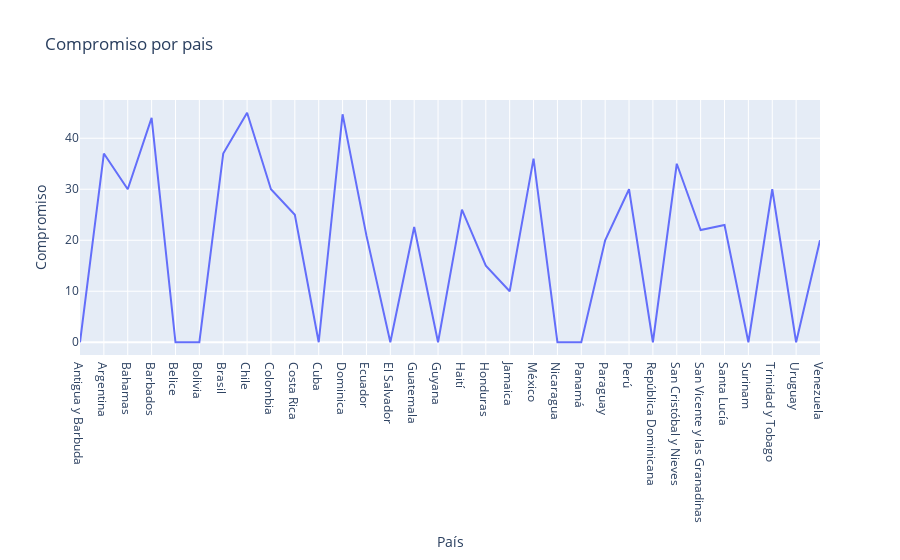

The notebook cell saved with this chart:
### Code cell
tabla_g = df
tabla_g.reset_index(inplace=True)
fig = px.line(tabla_g, 'País', 'Compromiso', title='Compromiso por pais')
fig.show()

### Figure 1 — Plotly figure (JSON) as saved in the notebook; plotly's stock layout.template omitted (floating-point values rounded to 4 significant figures)
{"data": [{"hovertemplate": "País=%{x}<br>Compromiso=%{y}<extra></extra>", "legendgroup": "", "line": {"color": "#636efa", "dash": "solid"}, "marker": {"symbol": "circle"}, "mode": "lines", "name": "", "orientation": "v", "showlegend": false, "type": "scatter", "x": ["Antigua y Barbuda", "Argentina", "Bahamas", "Barbados", "Belice", "Bolivia", "Brasil", "Chile", "Colombia", "Costa Rica", "Cuba", "Dominica", "Ecuador", "El Salvador", "Guatemala", "Guyana", "Haití", "Honduras", "Jamaica", "México", "Nicaragua", "Panamá", "Paraguay", "Perú", "República Dominicana", "San Cristóbal y Nieves", "San Vicente y las Granadinas", "Santa Lucía", "Surinam", "Trinidad y Tobago", "Uruguay", "Venezuela"], "xaxis": "x", "y": [0, 37, 30, 44, 0, 0, 37, 45, 30, 25, 0, 44.7, 20.9, 0, 22.6, 0, 26, 15, 10, 36, 0, 0, 20, 30, 0, 35, 22, 23, 0, 30, 0, 20], "yaxis": "y"}], "layout": {"legend": {"tracegroupgap": 0}, "title": {"text": "Compromiso por pais"}, "xaxis": {"anchor": "y", "domain": [0, 1], "title": {"text": "País"}}, "yaxis": {"anchor": "x", "domain": [0, 1], "title": {"text": "Compromiso"}}}}
